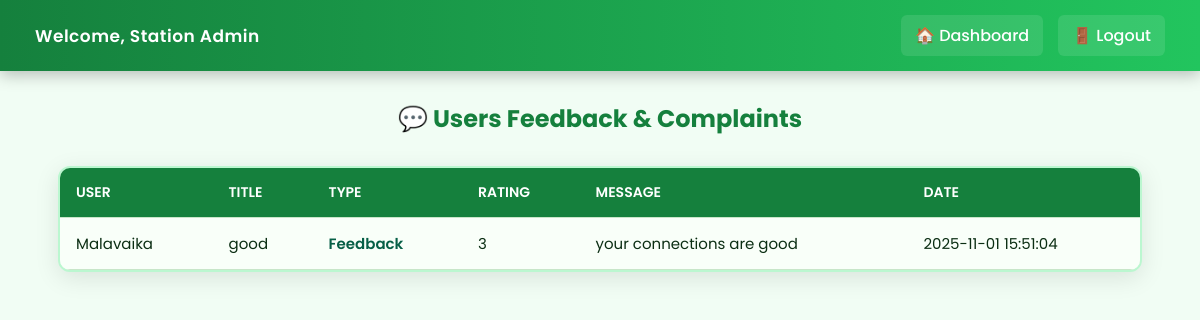
Page /station_view_user_feedback.php on the committed database.
### tables this page shows
CREATE TABLE `feedback` (
  `id` int(100) NOT NULL,
  `user_id` int(100) NOT NULL,
  `title` varchar(200) NOT NULL,
  `type` enum('feedback','complaint') NOT NULL DEFAULT 'feedback',
  `message` varchar(200) NOT NULL,
  `rating` int(100) NOT NULL,
  `date` datetime NOT NULL DEFAULT current_timestamp()
);

CREATE TABLE `users` (
  `id` int(100) NOT NULL,
  `name` varchar(200) NOT NULL,
  `age` int(100) NOT NULL,
  `address` varchar(200) NOT NULL,
  `phoneno` varchar(200) NOT NULL,
  `email` varchar(200) NOT NULL,
  `username` varchar(200) NOT NULL,
  `password` varchar(200) NOT NULL,
  `image` varchar(255) NOT NULL,
  `created_at` timestamp NOT NULL DEFAULT current_timestamp()
);

### station_view_user_feedback.php (the view, shortened to what this page needs)
<?php
include 'db.php';
$sql = "SELECT f.*, u.name AS user_name
        FROM feedback f
        LEFT JOIN users u ON f.user_id = u.id
        ORDER BY f.date DESC";
$result = mysqli_query($conn, $sql);
?>
<!DOCTYPE html>
<html lang="en">
<head>
</head>
<body>
<div class="navbar">
  <div>
    <span>
      <?php
      if (isset($_SESSION['station_name'])) {
          echo "Welcome, " . htmlspecialchars($_SESSION['station_name']);
      } else {
          echo "Welcome, Station Admin";
      }
      ?>
    </span>
  </div>
  <div>
    <a href="station_dashboard.php">🏠 Dashboard</a>
    <a href="station_logout.php">🚪 Logout</a>
  </div>
</div>
<h2>💬 Users Feedback & Complaints</h2>
<div class="table-container">
  <table>
    <tr>
      <th>User</th>
      <th>Title</th>
      <th>Type</th>
      <th>Rating</th>
      <th>Message</th>
      <th>Date</th>
    </tr>
    <?php
    if (mysqli_num_rows($result) > 0) {
      while($row = mysqli_fetch_assoc($result)) {
        $typeClass = strtolower($row['type']) === 'complaint' ? 'type-complaint' : 'type-feedback';
        echo "<tr>
                <td>".htmlspecialchars($row['user_name'])."</td>
                <td>".htmlspecialchars($row['title'])."</td>
                <td class='{$typeClass}'>".htmlspecialchars(ucfirst($row['type']))."</td>
                <td>".htmlspecialchars($row['rating'])."</td>
                <td>".htmlspecialchars($row['message'])."</td>
                <td>".htmlspecialchars($row['date'])."</td>
              </tr>";
      }
    } else {
      echo "<tr><td colspan='6' style='text-align:center;'>No feedback records found.</td></tr>";
    }
    ?>
  </table>
</div>
</body>
</html>

### station_view_user_feedback.php (style rules this page uses)
:root { --primary: #15803d; --primary-light: #22c55e; --accent: #bbf7d0; --bg: #f1fdf4; --text-dark: #0b2e13; --table-bg: #e8f5e9; }
body { font-family: 'Poppins', sans-serif; background: var(--bg); margin: 0; padding: 0; color: var(--text-dark); }
.navbar { display: flex; justify-content: space-between; align-items: center; background: linear-gradient(90deg, #15803d, #22c55e); padding: 15px 35px; box-shadow: 0 4px 15px rgba(0,0,0,0.25); color: white; font-weight: 600; position: sticky; top: 0; z-index: 100; }
.navbar div { display: flex; align-items: center; gap: 15px; }
.navbar span { font-size: 17px; letter-spacing: 0.5px; }
.navbar a { text-decoration: none; color: white; padding: 8px 14px; border-radius: 6px; font-weight: 500; transition: all 0.3s ease; background: rgba(255, 255, 255, 0.1); }
h2 { text-align: center; margin: 30px 0; color: var(--primary); font-weight: 700; }
.table-container { width: 90%; margin: 0 auto 50px auto; background: var(--table-bg); border-radius: 12px; box-shadow: 0 6px 25px rgba(0, 0, 0, 0.1); overflow: hidden; border: 2px solid var(--accent); }
table { width: 100%; border-collapse: collapse; }
th, td { text-align: left; padding: 14px 16px; border-bottom: 1px solid #c8e6c9; font-size: 15px; }
th { background: var(--primary); color: #fff; text-transform: uppercase; font-weight: 600; font-size: 14px; }
tr:nth-child(even) { background: #f9fff9; }
.type-feedback { color: #065f46; font-weight: 600; }

### rows in the picture
feedback: user.name "Malavaika", title "good", type "Feedback", rating "3", message "your connections are good", date "2025-11-01 15:51:04"
